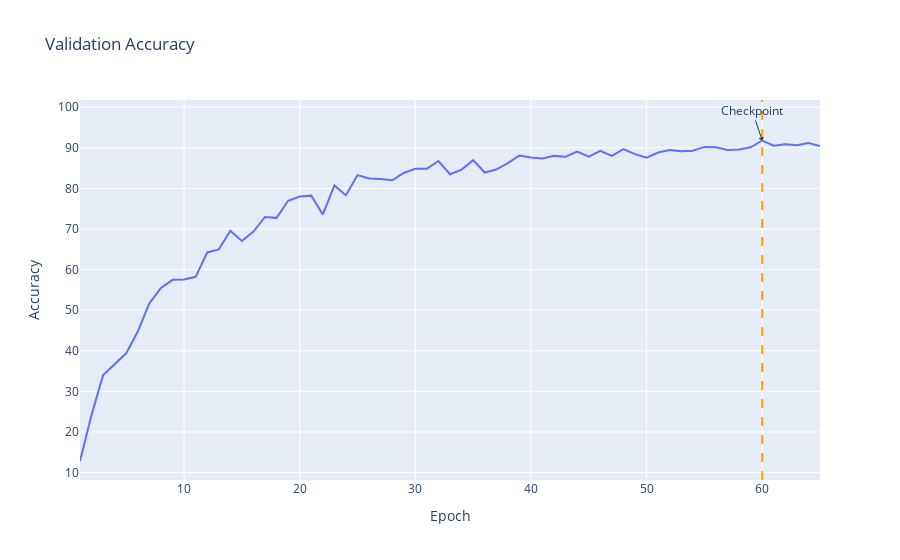

Notebook cell for this chart:
### Code cell
fig = px.line(
    x=range(1, len(val_accuracies) + 1),
    y=val_accuracies,
    title="Validation Accuracy",
    labels={"x": "Epoch", "y": "Accuracy"},
)
fig.add_vline(x=lowest_val_loss_epoch, line_dash="dash", line_color="orange")
fig.add_annotation(
    x=lowest_val_loss_epoch,
    y=val_accuracies[lowest_val_loss_epoch - 1],
    text="Checkpoint",
    showarrow=True,
    arrowhead=1,
)
fig.show()

### Figure 1 — Plotly figure (JSON) as saved in the notebook; plotly's stock layout.template omitted (floating-point values rounded to 4 significant figures)
{"data": [{"hovertemplate": "Epoch=%{x}<br>Accuracy=%{y}<extra></extra>", "legendgroup": "", "line": {"color": "#636efa", "dash": "solid"}, "marker": {"symbol": "circle"}, "mode": "lines", "name": "", "orientation": "v", "showlegend": false, "type": "scatter", "x": [1, 2, 3, 4, 5, 6, 7, 8, 9, 10, 11, 12, 13, 14, 15, 16, 17, 18, 19, 20, 21, 22, 23, 24, 25, 26, 27, 28, 29, 30, 31, 32, 33, 34, 35, 36, 37, 38, 39, 40, 41, 42, 43, 44, 45, 46, 47, 48, 49, 50, 51, 52, 53, 54, 55, 56, 57, 58, 59, 60, 61, 62, 63, 64, 65], "xaxis": "x", "y": [12.84, 24.21, 34, 36.63, 39.37, 44.74, 51.68, 55.47, 57.47, 57.58, 58.21, 64.21, 64.95, 69.58, 67.05, 69.37, 72.95, 72.74, 76.95, 78, 78.21, 73.58, 80.74, 78.32, 83.26, 82.42, 82.32, 82, 83.79, 84.84, 84.84, 86.74, 83.47, 84.63, 86.95, 83.89, 84.63, 86.21, 88.11, 87.58, 87.37, 88, 87.79, 89.05, 87.79, 89.26, 88, 89.68, 88.42, 87.58, 88.84, 89.47, 89.16, 89.26, 90.21, 90.11, 89.47, 89.58, 90.11, 91.79, 90.53, 90.84, 90.63, 91.16, 90.42], "yaxis": "y"}], "layout": {"annotations": [{"arrowhead": 1, "showarrow": true, "text": "Checkpoint", "x": 60, "y": 91.79}], "legend": {"tracegroupgap": 0}, "shapes": [{"line": {"color": "orange", "dash": "dash"}, "type": "line", "x0": 60, "x1": 60, "xref": "x", "y0": 0, "y1": 1, "yref": "y domain"}], "title": {"text": "Validation Accuracy"}, "xaxis": {"anchor": "y", "domain": [0, 1], "title": {"text": "Epoch"}}, "yaxis": {"anchor": "x", "domain": [0, 1], "title": {"text": "Accuracy"}}}}
